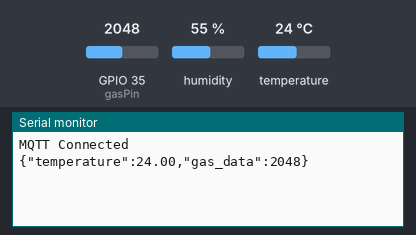
The sketch below on a simulated ESP32. Shown: the last lines printed to the serial monitor. The inputs (shaded band) are chosen by the test bench; at power-on: temperature 24 °C, GPIO 35 (gasPin) = 2048, humidity 55 % (analog values on the 0–4095 scale). WiFi joins after 1.5 s; servers stay silent unless stated; random numbers use the default seed unless the sketch sets one; no MQTT or app messages arrive unless stated.

Above: at 2.7 s.
2.8 s: temperature set to 12 °C
At 8.1 s:
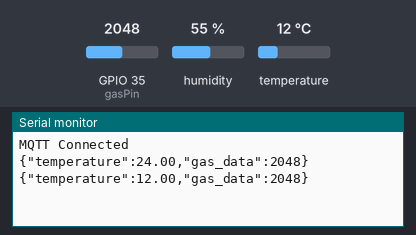
8.8 s: GPIO 35 (gasPin) set to 2866
At 12.8 s:
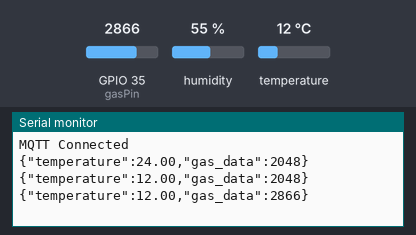
14.8 s: temperature set to 19 °C
At 17.5 s:
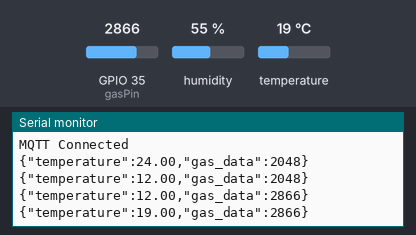
20.8 s: GPIO 35 (gasPin) set to 3603
At 22.2 s:
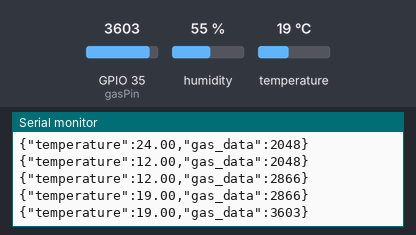
Timing chart, 0 to 23.8 s (numbered marks = the images above; inputs shaded):
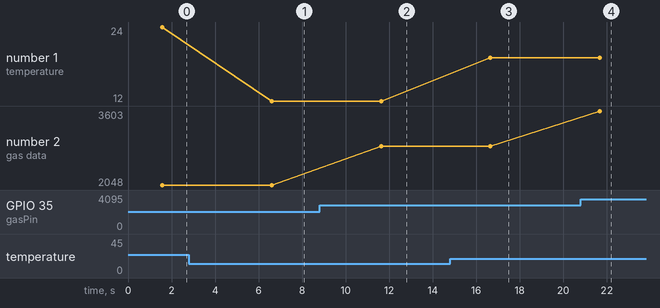

Measured:
- after the input at 2.8 s, the serial monitor: prints a new line after 3.8 s (image 1)
- after the input at 8.8 s, the serial monitor: prints a new line after 2.8 s (image 2)
- after the input at 14.8 s, the serial monitor: prints a new line after 1.8 s (image 3)
- after the input at 20.8 s, the serial monitor: prints a new line after 0.87 s (image 4)
- plotted number 1: 24 → 12 after the input at 2.8 s, 12 → 19 after the input at 14.8 s
- plotted number 2: 2048 → 2866 after the input at 8.8 s, 2866 → 3603 after the input at 20.8 s

The sketch:

snap_esp32.ino
```cpp
#include <WiFi.h>
#include <PubSubClient.h>
#include <DHT.h>

#define DHTPIN 4
#define DHTTYPE DHT11


const int gasPin = 35;

const char* ssid = "AMAN";
const char* wifiPassword = "aman2007";

const char* mqttServer = "xa1ef2e1.ala.dedicated.aws.emqxcloud.com";
const int mqttPort = 1883;

const char* mqttUser = "nandini";
const char* mqttPassword = "2004";

WiFiClient espClient;
PubSubClient client(espClient);

DHT dht(DHTPIN, DHTTYPE);

void connectWiFi() {
  WiFi.begin(ssid, wifiPassword);

  while (WiFi.status() != WL_CONNECTED) {
    delay(500);
  }
}

void connectMQTT() {
  while (!client.connected()) {
    String clientId = "ESP32-";
    clientId += String(random(0xffff), HEX);

    if (client.connect(clientId.c_str(), mqttUser, mqttPassword)) {
      Serial.println("MQTT Connected");
    } else {
      delay(2000);
    }
  }
}

void setup() {
  Serial.begin(115200);

  analogReadResolution(12);

  dht.begin();

  connectWiFi();

  client.setServer(mqttServer, mqttPort);
}

void loop() {

  if (WiFi.status() != WL_CONNECTED) {
    connectWiFi();
  }

  if (!client.connected()) {
    connectMQTT();
  }

  client.loop();

  float temperature = dht.readTemperature();
  int gasValue = analogRead(gasPin);

  if (isnan(temperature)) {
    Serial.println("{\"error\":\"Failed to read DHT11\"}");
    delay(5000);
    return;
  }

  String payload = "{";
  payload += "\"temperature\":";
  payload += String(temperature, 2);
  payload += ",";
  payload += "\"gas_data\":";
  payload += String(gasValue);
  payload += "}";

  client.publish("snap/sensor/data", payload.c_str());

  Serial.println(payload);

  delay(5000);
}
```
